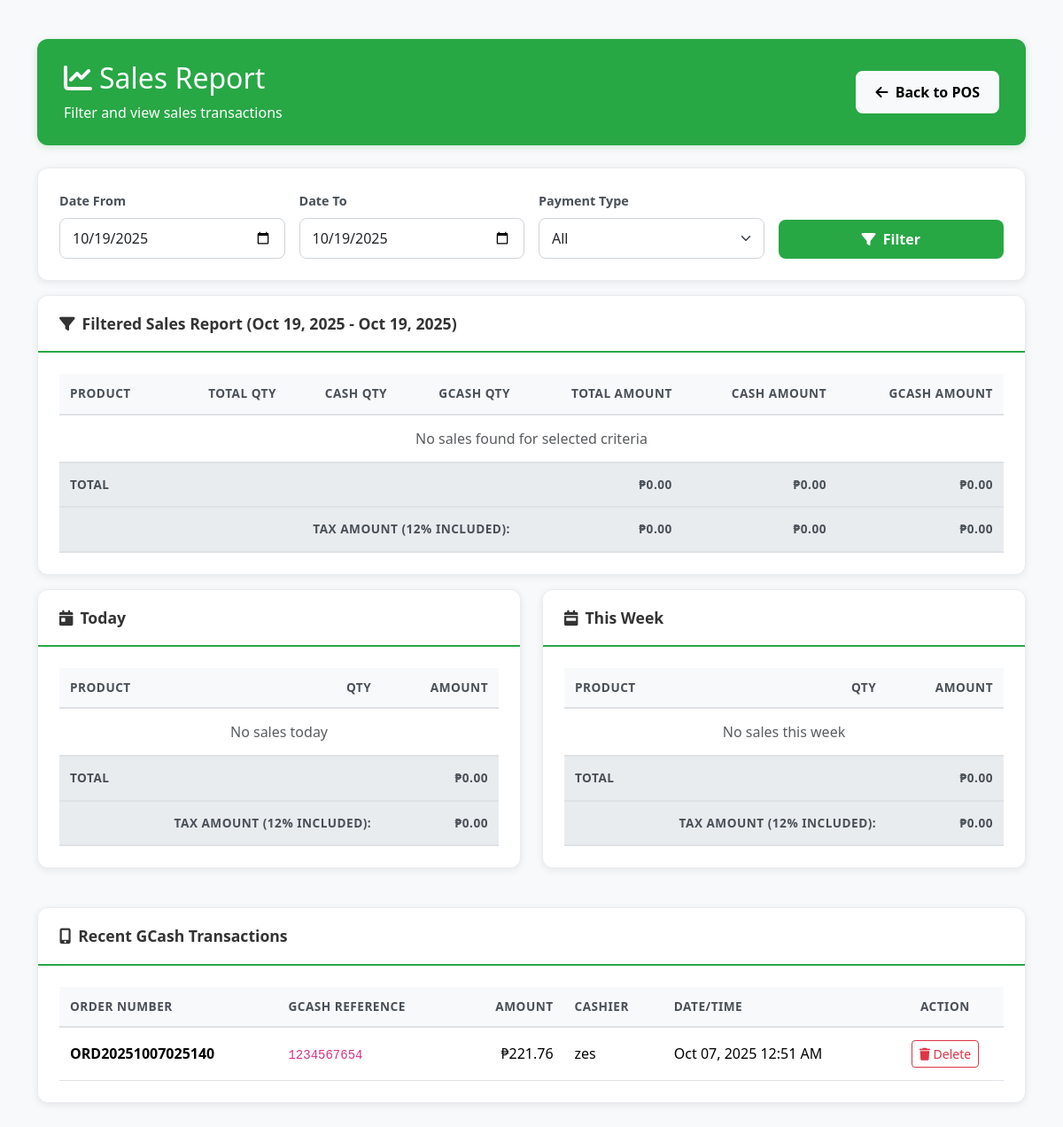
/sales.php (signed in), run on the app's committed database.
### tables this page shows
CREATE TABLE `orders` (
  `id` int(11) NOT NULL,
  `order_number` varchar(50) NOT NULL,
  `subtotal` decimal(10,2) NOT NULL,
  `tax` decimal(10,2) NOT NULL,
  `total` decimal(10,2) NOT NULL,
  `payment_type` enum('cash','gcash') NOT NULL,
  `amount_received` decimal(10,2) NOT NULL,
  `change_amount` decimal(10,2) DEFAULT 0.00,
  `gcash_ref` varchar(100) DEFAULT NULL,
  `cashier_id` int(11) NOT NULL,
  `created_at` timestamp NOT NULL DEFAULT current_timestamp()
);

CREATE TABLE `users` (
  `id` int(11) NOT NULL,
  `name` varchar(100) NOT NULL,
  `username` varchar(50) NOT NULL,
  `password` varchar(255) NOT NULL,
  `role` enum('admin','cashier') DEFAULT 'cashier',
  `created_at` timestamp NOT NULL DEFAULT current_timestamp()
);

### sales.php (the view, shortened to what this page needs)
<?php
require_once 'db.php';
$date_from = $_GET['date_from'] ?? date('Y-m-d');
$date_to = $_GET['date_to'] ?? date('Y-m-d');
$payment_filter = $_GET['payment_type'] ?? 'all';
$monday = new DateTime();
$monday->setTime(0,0,0);
if ((int)$monday->format('N') !== 1) {
  $monday->modify('last monday');
}
$sunday = clone $monday; $sunday->modify('sunday'); $sunday->setTime(23,59,59);
try {
  $pdo->exec("CREATE TABLE IF NOT EXISTS product_sales (
    id INT AUTO_INCREMENT PRIMARY KEY,
    order_id INT NULL,
    product_id INT NOT NULL,
    product_name VARCHAR(255) NOT NULL,
    quantity INT NOT NULL DEFAULT 0,
    total_amount DECIMAL(10,2) NOT NULL DEFAULT 0.00,
    created_at TIMESTAMP DEFAULT CURRENT_TIMESTAMP,
    INDEX idx_created_at (created_at),
    INDEX idx_product_id (product_id)
  ) ENGINE=InnoDB DEFAULT CHARSET=utf8mb4;");
} catch (Exception $e) {
}
$where_conditions = [];
$params = [];
if ($date_from && $date_to) {
  $where_conditions[] = "DATE(o.created_at) BETWEEN ? AND ?";
  $params[] = $date_from;
  $params[] = $date_to;
}
$where_clause = !empty($where_conditions) ? 'WHERE ' . implode(' AND ', $where_conditions) : '';
$stmt = $pdo->prepare("
  SELECT
    ps.product_id,
    ps.product_name,
    SUM(ps.quantity) as qty,
    SUM(ps.total_amount) as amount,
    SUM(CASE WHEN o.payment_type = 'cash' THEN ps.total_amount ELSE 0 END) as cash_amount,
    SUM(CASE WHEN o.payment_type = 'gcash' THEN ps.total_amount ELSE 0 END) as gcash_amount,
    SUM(CASE WHEN o.payment_type = 'cash' THEN ps.quantity ELSE 0 END) as cash_qty,
    SUM(CASE WHEN o.payment_type = 'gcash' THEN ps.quantity ELSE 0 END) as gcash_qty
  FROM product_sales ps
  JOIN orders o ON ps.order_id = o.id
  $where_clause
  GROUP BY ps.product_id, ps.product_name
  ORDER BY amount DESC
");
$stmt->execute($params);
$filteredRows = $stmt->fetchAll(PDO::FETCH_ASSOC);
$daily = $pdo->query("SELECT product_id, product_name, SUM(quantity) as qty, SUM(total_amount) as amount
                        FROM product_sales
                        WHERE DATE(created_at) = CURDATE()
                        GROUP BY product_id, product_name
                        ORDER BY amount DESC");
$dailyRows = $daily->fetchAll(PDO::FETCH_ASSOC);
$weekly = $pdo->query("SELECT product_id, product_name, SUM(quantity) as qty, SUM(total_amount) as amount
                         FROM product_sales
                         WHERE YEARWEEK(created_at, 1) = YEARWEEK(CURDATE(), 1)
                         GROUP BY product_id, product_name
                         ORDER BY amount DESC");
$weeklyRows = $weekly->fetchAll(PDO::FETCH_ASSOC);
function peso($n){ return '₱' . number_format((float)$n, 2); }
?>
<!doctype html>
<html lang="en">
<head>
  <link href="https://cdn.jsdelivr.net/npm/bootstrap@5.3.2/dist/css/bootstrap.min.css" rel="stylesheet">
  <link rel="stylesheet" href="https://cdnjs.cloudflare.com/ajax/libs/font-awesome/6.4.0/css/all.min.css">
  </head>
<body>
<div class="container my-4">
  <div class="header-container">
    <div class="d-flex justify-content-between align-items-center">
      <div>
        <h2 class="mb-0"><i class="fas fa-chart-line me-2"></i>Sales Report</h2>
        <p class="mb-0 mt-2">Filter and view sales transactions</p>
      </div>
      <div>
        <a href="index.php" class="btn btn-light"><i class="fas fa-arrow-left me-1"></i> Back to POS</a>
      </div>
    </div>
  </div>
  <div class="card mb-3">
    <div class="card-body">
      <form method="get" class="row g-3">
        <div class="col-md-3">
          <label class="form-label">Date From</label>
          <input type="date" name="date_from" class="form-control" value="<?php echo htmlspecialchars($date_from); ?>">
        </div>
        <div class="col-md-3">
          <label class="form-label">Date To</label>
          <input type="date" name="date_to" class="form-control" value="<?php echo htmlspecialchars($date_to); ?>">
        </div>
        <div class="col-md-3">
          <label class="form-label">Payment Type</label>
          <select name="payment_type" class="form-select">
            <option value="all" <?php echo $payment_filter === 'all' ? 'selected' : ''; ?>>All</option>
          </select>
        </div>
        <div class="col-md-3 d-flex align-items-end">
          <button type="submit" class="btn btn-primary w-100"><i class="fas fa-filter me-1"></i> Filter</button>
        </div>
      </form>
    </div>
  </div>
  <div class="card mb-3">
    <div class="card-header">
      <i class="fas fa-filter me-2"></i>Filtered Sales Report (<?php echo date('M d, Y', strtotime($date_from)); ?> - <?php echo date('M d, Y', strtotime($date_to)); ?>)
    </div>
    <div class="card-body">
      <div class="table-responsive">
        <table class="table table-hover align-middle">
          <thead>
            <tr>
              <th>Product</th>
              <th class="text-end">Total Qty</th>
              <th class="text-end">Cash Qty</th>
              <th class="text-end">GCash Qty</th>
              <th class="text-end">Total Amount</th>
              <th class="text-end">Cash Amount</th>
              <th class="text-end">GCash Amount</th>
            </tr>
          </thead>
          <tbody>
            <?php
            $totalAmount = 0;
            $totalCash = 0;
            $totalGCash = 0;
            foreach ($filteredRows as $r):
              $totalAmount += $r['amount'];
              $totalCash += $r['cash_amount'];
              $totalGCash += $r['gcash_amount'];
            ?>
            <tr>
              <td><?php echo htmlspecialchars($r['product_name']); ?></td>
              <td class="text-end"><?php echo (int)$r['qty']; ?></td>
              <td class="text-end"><?php echo (int)$r['cash_qty']; ?></td>
              <td class="text-end"><?php echo (int)$r['gcash_qty']; ?></td>
              <td class="text-end"><?php echo peso($r['amount']); ?></td>
              <td class="text-end"><?php echo peso($r['cash_amount']); ?></td>
              <td class="text-end"><?php echo peso($r['gcash_amount']); ?></td>
            </tr>
            <?php endforeach; if (empty($filteredRows)): ?>
            <tr><td colspan="7" class="text-center text-muted">No sales found for selected criteria</td></tr>
            <?php endif; ?>
          </tbody>
          <tfoot>
            <tr>
              <th>Total</th>
              <th></th>
              <th></th>
              <th></th>
              <th class="text-end"><?php echo peso($totalAmount); ?></th>
              <th class="text-end"><?php echo peso($totalCash); ?></th>
              <th class="text-end"><?php echo peso($totalGCash); ?></th>
            </tr>
            <tr>
              <th colspan="4" class="text-end">Tax Amount (12% included):</th>
              <th class="text-end"><?php echo peso($totalAmount - ($totalAmount / 1.12)); ?></th>
              <th class="text-end"><?php echo peso($totalCash - ($totalCash / 1.12)); ?></th>
              <th class="text-end"><?php echo peso($totalGCash - ($totalGCash / 1.12)); ?></th>
            </tr>
          </tfoot>
        </table>
      </div>
    </div>
  </div>
  <div class="row">
    <div class="col-lg-6">
      <div class="card">
        <div class="card-header d-flex justify-content-between align-items-center">
          <span><i class="fas fa-calendar-day me-2"></i>Today</span>
          <small class="text-white-50"><?php echo date('M d, Y'); ?></small>
        </div>
        <div class="card-body">
          <div class="table-responsive">
          <table class="table table-hover align-middle">
            <thead>
              <tr>
                <th>Product</th>
                <th class="text-end">Qty</th>
                <th class="text-end">Amount</th>
              </tr>
            </thead>
            <tbody>
              <?php
              $dailyTotal = 0;
              foreach ($dailyRows as $r):
                $dailyTotal += $r['amount'];
              ?>
              <tr>
                <td><?php echo htmlspecialchars($r['product_name']); ?></td>
                <td class="text-end"><?php echo (int)$r['qty']; ?></td>
                <td class="text-end"><?php echo peso($r['amount']); ?></td>
              </tr>
              <?php endforeach; if (empty($dailyRows)): ?>
              <tr><td colspan="3" class="text-center text-muted">No sales today</td></tr>
              <?php endif; ?>
            </tbody>
            <tfoot>
              <tr>
                <th>Total</th>
                <th></th>
                <th class="text-end"><?php echo peso($dailyTotal); ?></th>
              </tr>
              <tr>
                <th colspan="2" class="text-end">Tax Amount (12% included):</th>
                <th class="text-end"><?php echo peso($dailyTotal - ($dailyTotal / 1.12)); ?></th>
              </tr>
            </tfoot>
          </table>
          </div>
        </div>
      </div>
    </div>
    <div class="col-lg-6">
      <div class="card">
        <div class="card-header d-flex justify-content-between align-items-center">
          <span><i class="fas fa-calendar-week me-2"></i>This Week</span>
          <small class="text-white-50"><?php echo $monday->format('M d') . ' - ' . $sunday->format('M d, Y'); ?></small>
        </div>
        <div class="card-body">
          <div class="table-responsive">
          <table class="table table-hover align-middle">
            <thead>
              <tr>
                <th>Product</th>
                <th class="text-end">Qty</th>
                <th class="text-end">Amount</th>
              </tr>
            </thead>
            <tbody>
              <?php $totalWeek = 0; foreach ($weeklyRows as $r): $totalWeek += $r['amount']; ?>
              <?php endforeach; if (empty($weeklyRows)): ?>
              <tr><td colspan="3" class="text-center text-muted">No sales this week</td></tr>
              <?php endif; ?>
            </tbody>
            <tfoot>
              <tr>
                <th>Total</th>
                <th></th>
                <th class="text-end"><?php echo peso($totalWeek); ?></th>
              </tr>
              <tr>
                <th colspan="2" class="text-end">Tax Amount (12% included):</th>
                <th class="text-end"><?php echo peso($totalWeek - ($totalWeek / 1.12)); ?></th>
              </tr>
            </tfoot>
          </table>
          </div>
        </div>
      </div>
    </div>
  </div>
  <?php
  $gcash_stmt = $pdo->query("
    SELECT o.id as order_id, o.order_number, o.gcash_ref, o.total, o.created_at, u.name as cashier_name
    FROM orders o
    LEFT JOIN users u ON o.cashier_id = u.id
    WHERE o.payment_type = 'gcash' AND o.gcash_ref IS NOT NULL
    ORDER BY o.created_at DESC
    LIMIT 50
  ");
  $gcash_transactions = $gcash_stmt->fetchAll(PDO::FETCH_ASSOC);
  ?>
  <?php if (!empty($gcash_transactions)): ?>
  <div class="card mt-4">
    <div class="card-header">
      <i class="fas fa-mobile-alt me-2"></i>Recent GCash Transactions
    </div>
    <div class="card-body">
      <div class="table-responsive">
        <table class="table table-hover align-middle">
          <thead>
            <tr>
              <th>Order Number</th>
              <th>GCash Reference</th>
              <th class="text-end">Amount</th>
              <th>Cashier</th>
              <th>Date/Time</th>
              <th class="text-center">Action</th>
            </tr>
          </thead>
          <tbody>
            <?php foreach ($gcash_transactions as $txn): ?>
            <tr>
              <td><strong><?php echo htmlspecialchars($txn['order_number']); ?></strong></td>
              <td><code><?php echo htmlspecialchars($txn['gcash_ref']); ?></code></td>
              <td class="text-end"><?php echo peso($txn['total']); ?></td>
              <td><?php echo htmlspecialchars($txn['cashier_name'] ?? 'N/A'); ?></td>
              <td><?php echo date('M d, Y h:i A', strtotime($txn['created_at'])); ?></td>
              <td class="text-center">
                <form method="post" onsubmit="return confirm('Delete this GCash transaction? This will remove the order and related sales data.');" class="d-inline">
                  <button class="btn btn-sm btn-outline-danger">
                    <i class="fas fa-trash"></i> Delete
                  </button>
                </form>
              </td>
            </tr>
            <?php endforeach; ?>
          </tbody>
        </table>
      </div>
    </div>
  </div>
  <?php endif; ?>
</div>
</body>
</html>

### sales.php (style rules this page uses)
body { background-color: #f8f9fa; font-family: 'Segoe UI', Tahoma, Geneva, Verdana, sans-serif; padding: 20px; }
.header-container { background: #28a745; color: white; border-radius: 12px; padding: 25px 30px; margin-bottom: 25px; box-shadow: 0 2px 8px rgba(40,167,69,0.2); border: none; }
.card { border-radius: 12px; box-shadow: 0 2px 8px rgba(0,0,0,0.08); border: 1px solid #e9ecef; margin-bottom: 20px; background: #ffffff; }
.card-header { background-color: #ffffff; color: #333; border-bottom: 2px solid #28a745; border-radius: 12px 12px 0 0 !important; padding: 18px 24px; font-weight: 700; font-size: 1.1rem; }
.card-body { padding: 24px; }
.table { margin-bottom: 0; }
.table th { background-color: #f8f9fa; border-top: none; border-bottom: 2px solid #dee2e6; font-weight: 600; color: #495057; padding: 12px; text-transform: uppercase; font-size: 0.85rem; letter-spacing: 0.5px; }
.table td { padding: 14px 12px; vertical-align: middle; }
.table tfoot th { background-color: #e9ecef; font-weight: 700; border-top: 2px solid #dee2e6; padding: 14px 12px; }
.btn-primary { background: #28a745; border: none; border-radius: 8px; padding: 10px 24px; font-weight: 600; transition: all 0.2s ease; }
.btn-light { border-radius: 8px; padding: 10px 20px; font-weight: 600; border: 2px solid #ffffff; }
.form-control, .form-select { border-radius: 8px; border: 1px solid #ced4da; padding: 10px 14px; }
.form-label { font-weight: 600; color: #495057; margin-bottom: 8px; font-size: 0.9rem; }

### data on the page
orders: order_number "ORD20251007025140", gcash_ref "1234567654", total "₱221.76", cashier.name "zes", created_at "Oct 07, 2025 12:51 AM"

### other printed values
peso($totalAmount) "₱0.00"
peso($totalCash) "₱0.00"
peso($totalGCash) "₱0.00"
peso($totalAmount - ($totalAmount / 1.12)) "₱0.00"
peso($totalCash - ($totalCash / 1.12)) "₱0.00"
peso($totalGCash - ($totalGCash / 1.12)) "₱0.00"
peso($dailyTotal) "₱0.00"
peso($dailyTotal - ($dailyTotal / 1.12)) "₱0.00"
peso($totalWeek) "₱0.00"
peso($totalWeek - ($totalWeek / 1.12)) "₱0.00"
